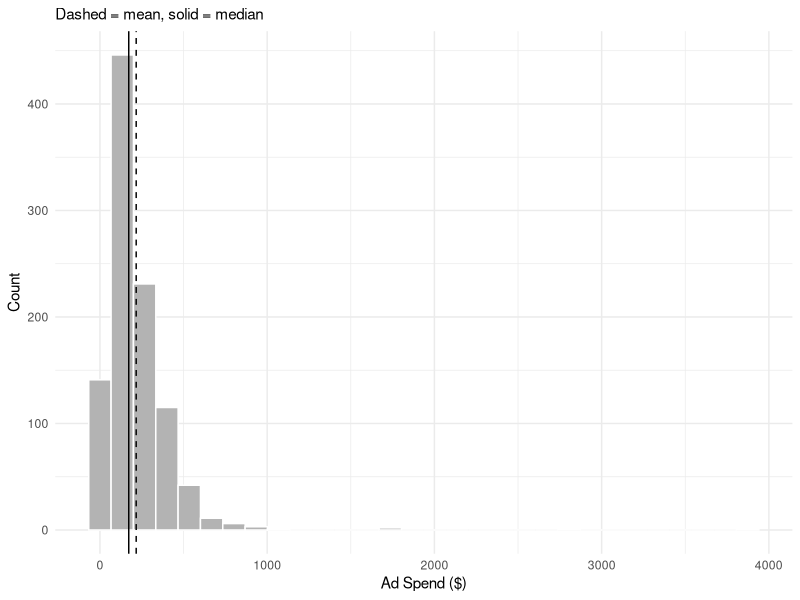
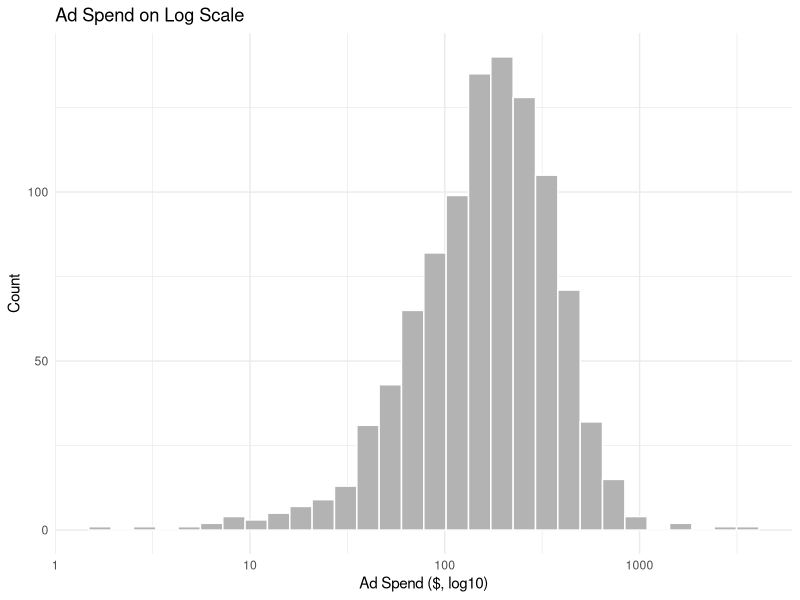
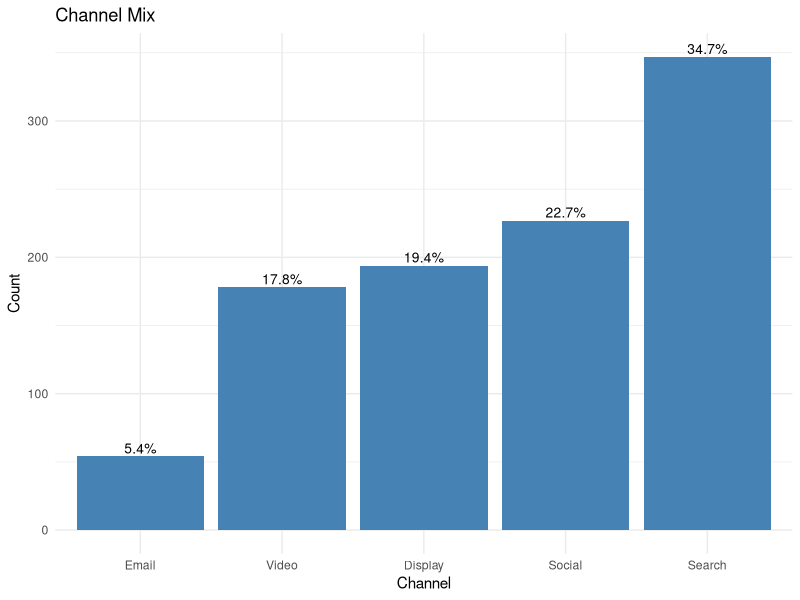
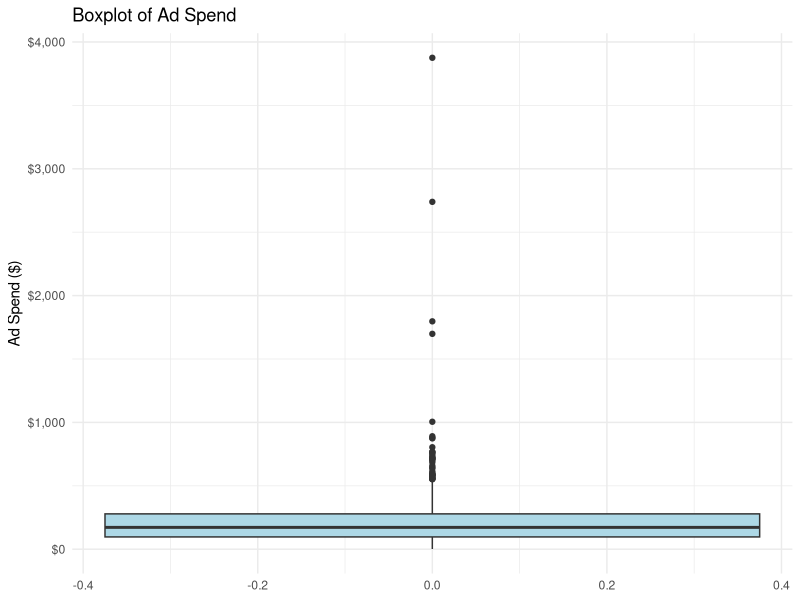
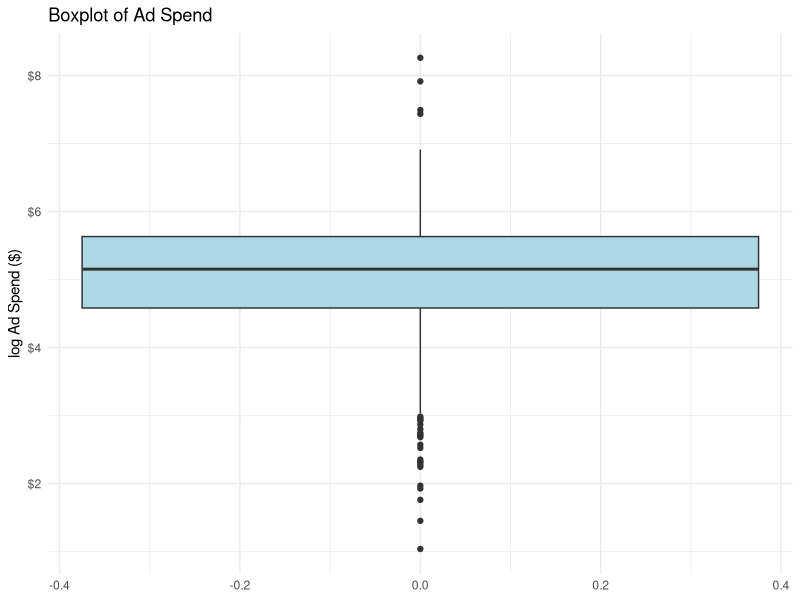

The R script that drew these images, in order:
## ---- chunk 1
knitr::opts_chunk$set(message = FALSE, warning = FALSE, fig.width = 7, fig.height = 4.5)
library(ggplot2)
library(dplyr)
library(data.table)
library(scales)
## ---- chunk 2
df <- fread("data/marketing_eda.csv")
glimpse(df)
## ---- chunk 3
ggplot(df, aes(Ad_Spend)) +
  geom_histogram(bins = 30, fill = "grey70", color = "white") +
  geom_vline(aes(xintercept = mean(Ad_Spend)), linetype = "dashed") +
  geom_vline(aes(xintercept = median(Ad_Spend))) +
  labs(subtitle = "Dashed = mean, solid = median",
       x = "Ad Spend ($)", y = "Count") +
  theme_minimal()
## ---- chunk 4
ggplot(df, aes(Ad_Spend)) +
  geom_histogram(bins = 30, fill = "grey70", color = "white") +
  scale_x_continuous(trans = "log10") +
  labs(title = "Ad Spend on Log Scale",
       x = "Ad Spend ($, log10)", y = "Count") +
  theme_minimal()
## ---- chunk 5
df %>%
  count(Channel) %>%
  mutate(p = n / sum(n)) %>%
  ggplot(aes(reorder(Channel, n), n)) +
  geom_col(fill = "steelblue") +
  geom_text(aes(label = percent(p, accuracy = 0.1)),
            vjust = -0.3, size = 3.5) +
  labs(title = "Channel Mix",
       x = "Channel", y = "Count") +
  theme_minimal()
## ---- chunk 6
#plot boxplot
ggplot(df, aes(y = Ad_Spend)) +
  geom_boxplot(fill = "lightblue") +
  scale_y_continuous(labels = dollar_format()) +
  labs(title = "Boxplot of Ad Spend",
       y = "Ad Spend ($)") +
  theme_minimal()

## ---- chunk 7
#plot boxplot
ggplot(df, aes(y = log(Ad_Spend+1))) +
  geom_boxplot(fill = "lightblue") +
  scale_y_continuous(labels = dollar_format()) +
  labs(title = "Boxplot of Ad Spend",
       y = "log Ad Spend ($)") +
  theme_minimal()
